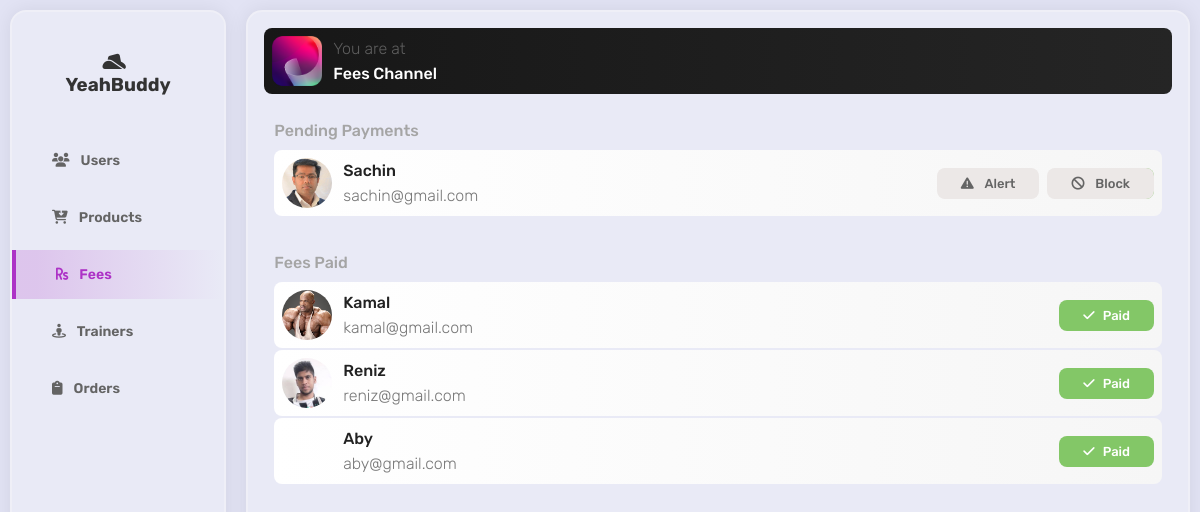
/admin/adminFees.php, run on the app's committed database.
### tables this page shows
CREATE TABLE `usertable` (
  `id` int(11) NOT NULL,
  `firstName` varchar(50) DEFAULT NULL,
  `lastName` varchar(50) DEFAULT NULL,
  `gender` varchar(10) DEFAULT NULL,
  `email` varchar(30) NOT NULL,
  `password` varchar(500) NOT NULL,
  `profile_pic` varchar(300) DEFAULT 'images/uploads/logo.jpg',
  `phone` bigint(12) DEFAULT 0,
  `role` varchar(10) NOT NULL DEFAULT 'user'
);

### admin/adminFees.php (the view, shortened to what this page needs)
<?php
    include('adminTop.php');
?>
<div class="contentBox">
    <div class="titleBox">
        <div class="titleImageBox"></div>
        <div class="titleDetailsBox">
            <p>You are at</p>
            <p>Fees Channel</p>
        </div>
    </div>
    <div class="allFeesBox">
        <p class="usersNotPayNameTitle">Pending Payments</p>
        <?php
            $currentMonth = date("M");
            $currentYear = date("Y");
            require "../includes/db.inc.php";
            $sql = "select u.firstName,u.id,u.email,u.profile_pic from usertable u where u.role='user' and u.id not in (SELECT f.user_id from fees f where f.feeMonth='$currentMonth' AND f.feeYear=$currentYear)";
            $result = mysqli_query($conn, $sql);
            while($row = mysqli_fetch_assoc($result)) {
                echo '
                <div class="userBox">
                <div class="userImageBox">
                    <img src="../'.$row["profile_pic"].'" alt="" class="userPic">
                </div>
                <div class="userDetailsBox">
                    <p>'.$row["firstName"].'</p>
                    <p>'.$row["email"].'</p>
                </div>
                <div class="fessStatusBox">
                    <p class="feesStatus"><i class="fas fa-check pdspace"></i>Paid</p>
                </div>
                <div class="feesButtonBox">
                    <a href="sendAlert.php?user_id='.$row["id"].'" class="feeButtons alertButton"><i class="fas fa-exclamation-triangle pdspace"></i> Alert</a>
                    <a href="#" class="feeButtons blockButton"><i class="fas fa-ban pdspace"></i> Block</a>
                </div>
            </div>
                ';
            }
        ?>
    </div>
    <div class="allFeesBox">
        <p class="usersNotPayNameTitle">Fees Paid</p>
        <?php
            $currentMonth = date("M");
            $currentYear = date("Y");
            require "../includes/db.inc.php";
            $sql = "select u.firstName,u.id,u.email,u.profile_pic from usertable u where u.role='user' and u.id in (SELECT f.user_id from fees f where f.feeMonth='$currentMonth' AND f.feeYear=$currentYear)";
            $result = mysqli_query($conn, $sql);
            while($row = mysqli_fetch_assoc($result)) {
                echo '
                <div class="userBox">
                <div class="userImageBox">
                    <img src="../'.$row["profile_pic"].'" alt="" class="userPic">
                </div>
                <div class="userDetailsBox">
                    <p>'.$row["firstName"].'</p>
                    <p>'.$row["email"].'</p>
                </div>
                <div class="fessStatusBox">
                    <p class="feesStatus"><i class="fas fa-check pdspace"></i>Paid</p>
                </div>
            </div>
                ';
            }
        ?>
    </div>
</div>

### admin/css/style.css (style rules this page uses)
* { margin: 0; padding: 0; text-decoration: none; outline: none; font-family: 'Rubik', sans-serif; }
body { width: 100%; min-height: 100vh; background: #E2E3F4; display: flex; box-sizing: border-box; }
.contentBox { width: 100%; height: 100%; padding: 16px; background: #e9eaf6; border: 2px solid rgba(248, 246, 246, 0.383); box-shadow: 0 0 20px rgba(0, 0, 0, 0.075); border-radius: 16px; box-sizing: border-box; }
.pdspace { padding-right: 8px; }
.titleBox { background: linear-gradient(to right,#171717,#252525); width: 100%; padding: 8px; border-radius: 8px; box-sizing: border-box; display: flex; position: relative; }
.titleImageBox { width: 50px; height: 50px; background: url('../../images/icon.png'); background-size: cover; background-position: center; box-sizing: border-box; }
.titleDetailsBox { padding: 0 8px; box-sizing: border-box; }
.titleDetailsBox p { color: #fff; padding: 3px; font-weight: 500; }
.titleDetailsBox p:nth-child(1) { color: rgba(255, 255, 255, 0.301); font-weight: 300; }
.userBox { background: linear-gradient(to right,#ffffff,#f6f6f6); width: 100%; padding: 8px; border-radius: 8px; box-sizing: border-box; display: flex; position: relative; }
.userImageBox { width: 50px; height: 50px; box-sizing: border-box; position: relative; border-radius: 100%; overflow: hidden; }
.userPic { max-width: 100%; max-height: 100%; }
.userDetailsBox { padding: 0 8px; box-sizing: border-box; }
.userDetailsBox p { color: rgb(34, 34, 34); padding: 3px; font-weight: 500; }
.userDetailsBox p:nth-child(2) { color: rgba(0, 0, 0, 0.534); font-weight: 300; }
.allFeesBox { position: relative; width: 100%; padding: 10px; border-radius: 10px; box-sizing: border-box; margin-top: 1%; display: flex; flex-direction: column; row-gap: 2px; }
.feesButtonBox { position: absolute; box-sizing: border-box; height: 100%; display: flex; justify-content: center; align-items: center; column-gap: 8px; right: 8px; top: 0; }
.feeButtons { box-sizing: border-box; padding: 8px 24px; border-radius: 8px; background: rgb(236, 232, 231); border: none; text-transform: capitalize; font-weight: 500; font-size: 13px; color:rgb(100, 100, 100); }
.fessStatusBox { position: absolute; display: flex; align-items: center; right: 8px; top: 0; height: 100%; }
.feesStatus { box-sizing: border-box; padding: 8px 24px; border-radius: 8px; background: rgba(95, 184, 59, 0.76); border: none; text-transform: capitalize; font-weight: 500; font-size: 13px; color:rgb(255, 255, 255); }
.usersNotPayNameTitle { font-weight: 500; padding: 8px 0; color: rgb(165, 165, 165); }

### data on the page
usertable: profile_pic (picture), firstName "Sachin", email "sachin@gmail.com"
usertable: profile_pic (picture), firstName "Kamal", email "kamal@gmail.com"
usertable: profile_pic (picture), firstName "Reniz", email "reniz@gmail.com"
usertable: firstName "Aby", email "aby@gmail.com"
